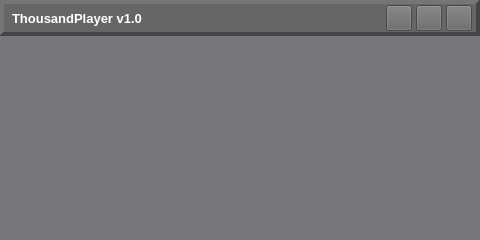
<?xml version="1.0" encoding="UTF-8"?>
<ui version="4.0">
 <class>TP_MainWindow</class>
 <widget class="QWidget" name="TP_MainWindow">
  <property name="windowModality">
   <enum>Qt::NonModal</enum>
  </property>
  <property name="geometry">
   <rect>
    <x>0</x>
    <y>0</y>
    <width>480</width>
    <height>240</height>
   </rect>
  </property>
  <property name="sizePolicy">
   <sizepolicy hsizetype="Minimum" vsizetype="Fixed">
    <horstretch>0</horstretch>
    <verstretch>0</verstretch>
   </sizepolicy>
  </property>
  <property name="minimumSize">
   <size>
    <width>480</width>
    <height>240</height>
   </size>
  </property>
  <property name="maximumSize">
   <size>
    <width>16777215</width>
    <height>240</height>
   </size>
  </property>
  <property name="windowTitle">
   <string notr="true"/>
  </property>
  <property name="styleSheet">
   <string notr="true">background-color: rgb(119, 118, 123);</string>
  </property>
  <layout class="QVBoxLayout" name="verticalLayout">
   <property name="spacing">
    <number>0</number>
   </property>
   <property name="leftMargin">
    <number>0</number>
   </property>
   <property name="topMargin">
    <number>0</number>
   </property>
   <property name="rightMargin">
    <number>0</number>
   </property>
   <property name="bottomMargin">
    <number>0</number>
   </property>
   <item>
    <widget class="TP_TitleBar" name="frame_Title">
     <property name="sizePolicy">
      <sizepolicy hsizetype="Expanding" vsizetype="Fixed">
       <horstretch>0</horstretch>
       <verstretch>0</verstretch>
      </sizepolicy>
     </property>
     <property name="minimumSize">
      <size>
       <width>0</width>
       <height>36</height>
      </size>
     </property>
     <property name="maximumSize">
      <size>
       <width>16777215</width>
       <height>36</height>
      </size>
     </property>
     <property name="styleSheet">
      <string notr="true">background-color: #666;</string>
     </property>
     <property name="frameShape">
      <enum>QFrame::Panel</enum>
     </property>
     <property name="frameShadow">
      <enum>QFrame::Raised</enum>
     </property>
     <property name="lineWidth">
      <number>4</number>
     </property>
     <layout class="QHBoxLayout" name="titleLayout">
      <property name="spacing">
       <number>4</number>
      </property>
      <property name="leftMargin">
       <number>8</number>
      </property>
      <property name="topMargin">
       <number>0</number>
      </property>
      <property name="rightMargin">
       <number>4</number>
      </property>
      <property name="bottomMargin">
       <number>0</number>
      </property>
      <item>
       <widget class="QLabel" name="label_Title">
        <property name="font">
         <font>
          <pointsize>10</pointsize>
          <weight>75</weight>
          <italic>false</italic>
          <bold>true</bold>
         </font>
        </property>
        <property name="styleSheet">
         <string notr="true">color: rgb(255, 255, 255);</string>
        </property>
        <property name="text">
         <string notr="true">ThousandPlayer v1.0</string>
        </property>
       </widget>
      </item>
      <item>
       <spacer name="horizontalSpacer">
        <property name="orientation">
         <enum>Qt::Horizontal</enum>
        </property>
        <property name="sizeHint" stdset="0">
         <size>
          <width>40</width>
          <height>20</height>
         </size>
        </property>
       </spacer>
      </item>
      <item>
       <widget class="QPushButton" name="pushButton_Minimize">
        <property name="sizePolicy">
         <sizepolicy hsizetype="Fixed" vsizetype="Fixed">
          <horstretch>0</horstretch>
          <verstretch>0</verstretch>
         </sizepolicy>
        </property>
        <property name="minimumSize">
         <size>
          <width>26</width>
          <height>26</height>
         </size>
        </property>
        <property name="maximumSize">
         <size>
          <width>26</width>
          <height>26</height>
         </size>
        </property>
       </widget>
      </item>
      <item>
       <widget class="QPushButton" name="pushButton_Expand">
        <property name="sizePolicy">
         <sizepolicy hsizetype="Fixed" vsizetype="Fixed">
          <horstretch>0</horstretch>
          <verstretch>0</verstretch>
         </sizepolicy>
        </property>
        <property name="minimumSize">
         <size>
          <width>26</width>
          <height>26</height>
         </size>
        </property>
        <property name="maximumSize">
         <size>
          <width>26</width>
          <height>26</height>
         </size>
        </property>
       </widget>
      </item>
      <item>
       <widget class="QPushButton" name="pushButton_Exit">
        <property name="sizePolicy">
         <sizepolicy hsizetype="Fixed" vsizetype="Fixed">
          <horstretch>0</horstretch>
          <verstretch>0</verstretch>
         </sizepolicy>
        </property>
        <property name="minimumSize">
         <size>
          <width>26</width>
          <height>26</height>
         </size>
        </property>
        <property name="maximumSize">
         <size>
          <width>26</width>
          <height>26</height>
         </size>
        </property>
       </widget>
      </item>
     </layout>
    </widget>
   </item>
   <item>
    <spacer name="verticalSpacer">
     <property name="orientation">
      <enum>Qt::Vertical</enum>
     </property>
     <property name="sizeHint" stdset="0">
      <size>
       <width>20</width>
       <height>40</height>
      </size>
     </property>
    </spacer>
   </item>
  </layout>
 </widget>
 <customwidgets>
  <customwidget>
   <class>TP_TitleBar</class>
   <extends>QFrame</extends>
   <header>tp_titlebar.h</header>
   <container>1</container>
  </customwidget>
 </customwidgets>
 <resources/>
 <connections/>
</ui>
